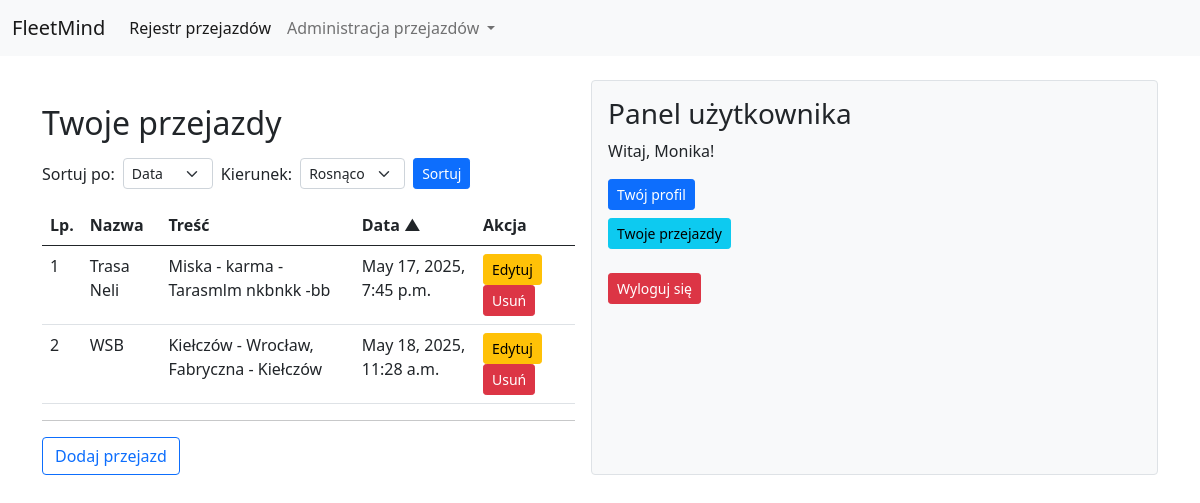
/user_posts/ (signed in), run on an earlier commit of the app's database.
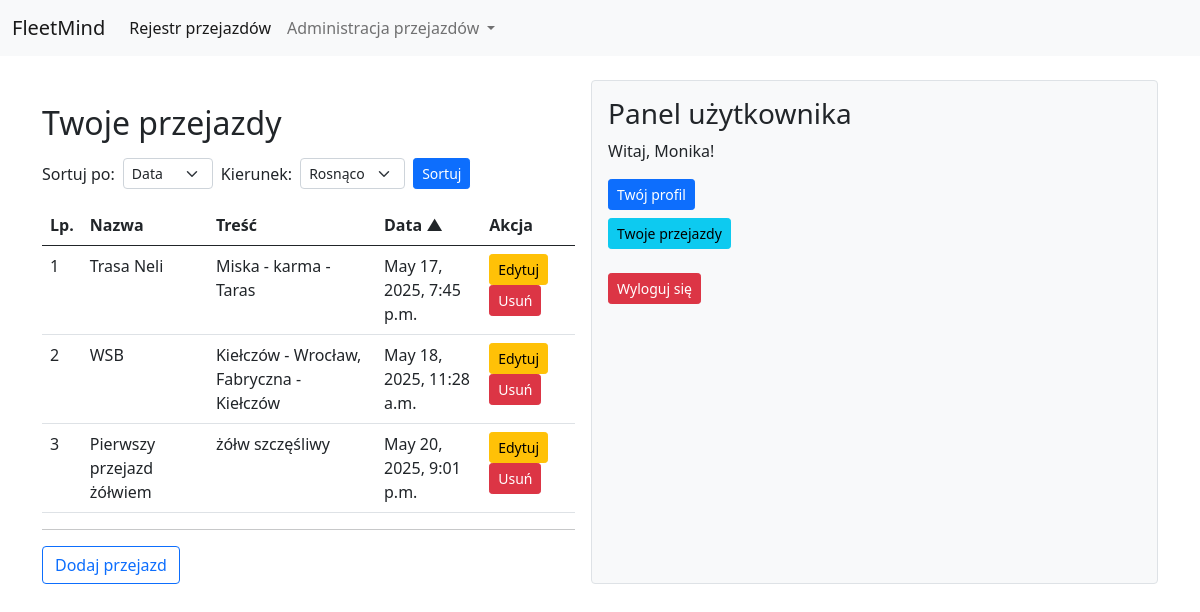
And on a later commit of the database.
### Fleet/models.py (models this page shows, shortened)
class Post(models.Model):
    title = models.CharField(
        max_length=200,
        help_text="Tytuł posta (maks. 200 znaków)"
    )
    content = models.TextField(
        help_text="Treść posta"
    )
    create_at = models.DateTimeField(
        auto_now_add=True,
        help_text="Data i czas utworzenia posta (ustawiane automatycznie)"
    )
    author = models.ForeignKey(
        User,
        on_delete=models.CASCADE,
        help_text="Autor posta (odniesienie do modelu User)"
    )
    distance = models.FloatField(
        blank=True,
        null=True,
        help_text="Dystans (np. w kilometrach); pole opcjonalne"
    )
    start_location = models.CharField(
        max_length=255,
        blank=True,
        null=True,
        help_text="Punkt początkowy podróży; pole opcjonalne"
    )
    end_location = models.CharField(
        max_length=255,
        blank=True,
        null=True,
        help_text="Punkt końcowy podróży; pole opcjonalne"
    )
    travel_time = models.DurationField(
        blank=True,
        null=True,
        help_text="Czas podróży; pole opcjonalne"
    )
    vehicle = models.CharField(
        max_length=100,
        blank=True,
        null=True,
        help_text="Informacja o pojeździe; pole opcjonalne"
    )

### Fleet/views.py (the view)
# urls.py: path('user_posts/', user_posts, name='user_posts'),
@login_required
def user_posts(request):
    valid_sort_fields = ['title', 'content', 'create_at']
    sort_field = request.GET.get('sort', 'create_at')
    direction = request.GET.get('direction', 'asc')
    if sort_field not in valid_sort_fields:
        sort_field = 'create_at'
    if direction == 'desc':
        sort_field = f'-{sort_field}'
    posts = Post.objects.filter(author=request.user).order_by(sort_field)
    return render(request, "Fleet/user_posts.html", {
        "posts": posts,
        "current_sort": request.GET.get('sort', 'create_at'),
        "current_direction": request.GET.get('direction', 'asc')
    })

### Fleet/templates/Fleet/user_posts.html (shortened to what this page needs)
{% extends "Fleet/base.html" %}
{% block content %}
<div class="mt-4">
    <h2 class="mb-3">Twoje przejazdy</h2>
    <form method="get" class="mb-3 d-flex align-items-center gap-2">
        <label for="sort">Sortuj po:</label>
        <select name="sort" id="sort" class="form-select form-select-sm" style="width: auto;">
            <option value="create_at" {% if current_sort == 'create_at' %}selected{% endif %}>Data</option>
        </select>
        <label for="direction">Kierunek:</label>
        <select name="direction" id="direction" class="form-select form-select-sm" style="width: auto;">
            <option value="asc" {% if current_direction == 'asc' %}selected{% endif %}>Rosnąco</option>
        </select>
        <button type="submit" class="btn btn-primary btn-sm">Sortuj</button>
    </form>
    <table class="table table-hover">
        <thead>
            <tr>
                <th>Lp.</th>
                <th>
                    <a href="?sort=title&direction={% if current_sort == 'title' and current_direction == 'asc' %}desc{% else %}asc{% endif %}">
                        Nazwa
                    </a>
                </th>
                <th>
                    <a href="?sort=content&direction={% if current_sort == 'content' and current_direction == 'asc' %}desc{% else %}asc{% endif %}">
                        Treść
                    </a>
                </th>
                <th>
                    <a href="?sort=create_at&direction={% if current_sort == 'create_at' and current_direction == 'asc' %}desc{% else %}asc{% endif %}">
                        Data
                        {% if current_sort == 'create_at' %}
                            {% if current_direction == 'asc' %}
                                ▲
                            {% else %}
                                ▼
                            {% endif %}
                        {% endif %}
                    </a>
                </th>
                <th>Akcja</th>
            </tr>
        </thead>
        <tbody>
            {% for post in posts %}
            <tr id="post-{{ post.id }}">
                <td>{{ forloop.counter }}</td>
                <td>{{ post.title }}</td>
                <td>{{ post.content }} <br></td>
                <td>{{ post.create_at }}</td>
                <td>
                    <a class="btn btn-sm btn-warning" href="{% url 'update_post' post.id %}">Edytuj</a>
                    <button class="btn btn-sm btn-danger" data-bs-toggle="modal" data-bs-target="#deleteModal"
                            data-id="{{ post.id }}" data-title="{{ post.title }}">Usuń</button>
                </td>
            </tr>
            {% empty %}
            <tr>
                <td colspan="5" class="text-center">Nie masz żadnych przejazdów.</td>
            </tr>
            {% endfor %}
        </tbody>
    </table>
    <hr>
    <a class="btn btn-outline-primary" href="{% url 'create_post' %}">Dodaj przejazd</a>
</div>
{% endblock %}

What changed in the data, as far as the page shows it:
changed Post "Trasa Neli": content "Miska - karma - Tarasmlm nkbnkk -bb" → "Miska - karma - Taras"
added Post: title "Pierwszy przejazd żółwiem", content "żółw szczęśliwy", create_at "May 20, 2025, 9:01 p.m."
